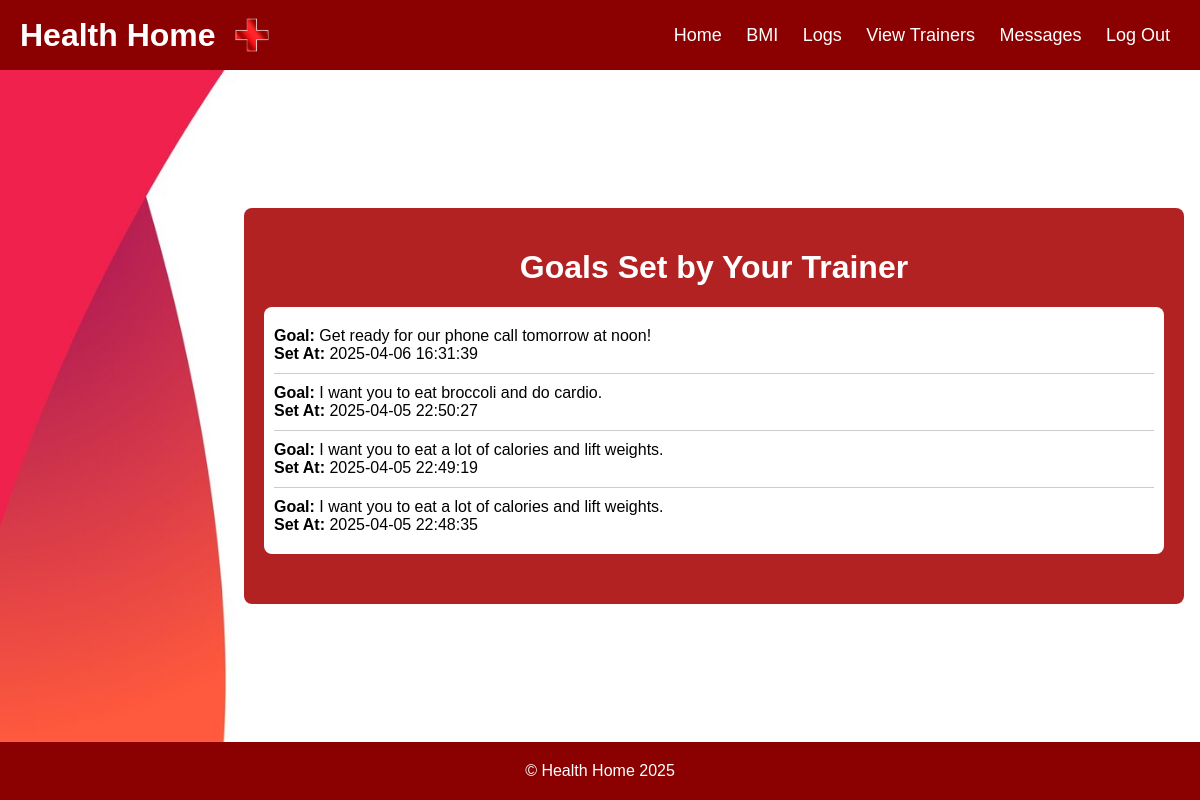
Page /goals/ (signed in) on the committed database.
### tables this page shows
CREATE TABLE trainer_goals (
            id INTEGER PRIMARY KEY AUTOINCREMENT,
            trainer_id INTEGER NOT NULL,
            athlete_id INTEGER NOT NULL,
            goal_description TEXT NOT NULL,
            set_at TIMESTAMP DEFAULT CURRENT_TIMESTAMP,
            FOREIGN KEY (trainer_id) REFERENCES users (id) ON DELETE CASCADE,
            FOREIGN KEY (athlete_id) REFERENCES users (id) ON DELETE CASCADE
        );

### healthHome.py (the view)
@app.route('/goals/', methods=['GET'])
def view_goals():
    if 'user_id' not in session or session.get('role') != 'athlete':
        return "Access Denied", 403  # Restrict access if not an athlete
    athlete_id = session.get('user_id')
    conn = get_db_connection()
    cursor = conn.cursor()
    cursor.execute('''
        SELECT goal_description, set_at
        FROM trainer_goals
        WHERE athlete_id = ?
        ORDER BY set_at DESC
    ''', (athlete_id,))
    goals = cursor.fetchall()
    conn.close()
    return render_template('goals.html', goals=goals)

### healthHome.py (called while the page is built)
def get_db_connection():
    conn = sqlite3.connect('database.db')
    conn.row_factory = sqlite3.Row  # Access rows as dictionaries
    return conn

### templates/goals.html (shortened to what this page needs)
<!DOCTYPE html>
<html lang="en">
<head>
</head>
<body>
    <header>
        <h1>
            Health Home
            <img src="/static/logo.png" alt="Health Home Logo">
        </h1>
        <nav>
            <a href="/">Home</a>
            <a href="/bmi/">BMI</a>
            <a href="/logs/">Logs</a>
			<a href="/view-trainers/">View Trainers</a>
			<a href="/messages/">Messages</a>
            <a href="/logout/">Log Out</a>
        </nav>
    </header>
    <div class="content-wrapper">
        <div class="container">
            <h1>Goals Set by Your Trainer</h1>
            <div class="goals-list">
                {% if goals %}
                    {% for goal in goals %}
                        <div class="goal-item">
                            <strong>Goal:</strong> {{ goal['goal_description'] }}<br>
                            <strong>Set At:</strong> {{ goal['set_at'] }}
                        </div>
                    {% endfor %}
                {% else %}
                    <p>No goals have been set for you yet!</p>
                {% endif %}
            </div>
        </div>
    </div>
    <footer>
        © Health Home 2025
    </footer>
</body>
</html>

### templates/goals.html (style rules this page uses)
body { margin: 0; font-family: Arial, sans-serif; display: flex; flex-direction: column; min-height: 100vh; }
header { display: flex; align-items: center; padding: 10px 20px; background-color: #8B0000; color: white; }
header h1 { margin: 0; font-size: 32px; flex-grow: 1; display: flex; align-items: center; }
header h1 img { margin-left: 10px; width: 50px; height: 50px; }
nav { margin-left: auto; }
nav a { color: white; text-decoration: none; margin: 0 10px; font-size: 18px; }
.content-wrapper { background-image: url('/static/textPageBackground.jpg'); background-size: cover; background-position: center; background-repeat: no-repeat; background-attachment: fixed; flex-grow: 1; display: flex; justify-content: center; align-items: center; }
.container { padding: 20px; background-color: #B22222; color: white; border-radius: 8px; width: 75%; text-align: center; margin: 20px 0 20px 19%; }
.goals-list { text-align: left; margin-top: 20px; background-color: #fff; color: #000; border-radius: 8px; padding: 10px; margin-bottom: 30px; }
.goal-item { padding: 10px 0; border-bottom: 1px solid #ccc; }
.goal-item:last-child { border-bottom: none; }
footer { background-color: #8B0000; padding: 20px; text-align: center; color: white; font-size: 16px; }

### rows in the picture
trainer_goals: goal_description "Get ready for our phone call tomorrow at noon!", set_at "2025-04-06 16:31:39"
trainer_goals: goal_description "I want you to eat broccoli and do cardio.", set_at "2025-04-05 22:50:27"
trainer_goals: goal_description "I want you to eat a lot of calories and lift weights.", set_at "2025-04-05 22:49:19"
trainer_goals: goal_description "I want you to eat a lot of calories and lift weights.", set_at "2025-04-05 22:48:35"
